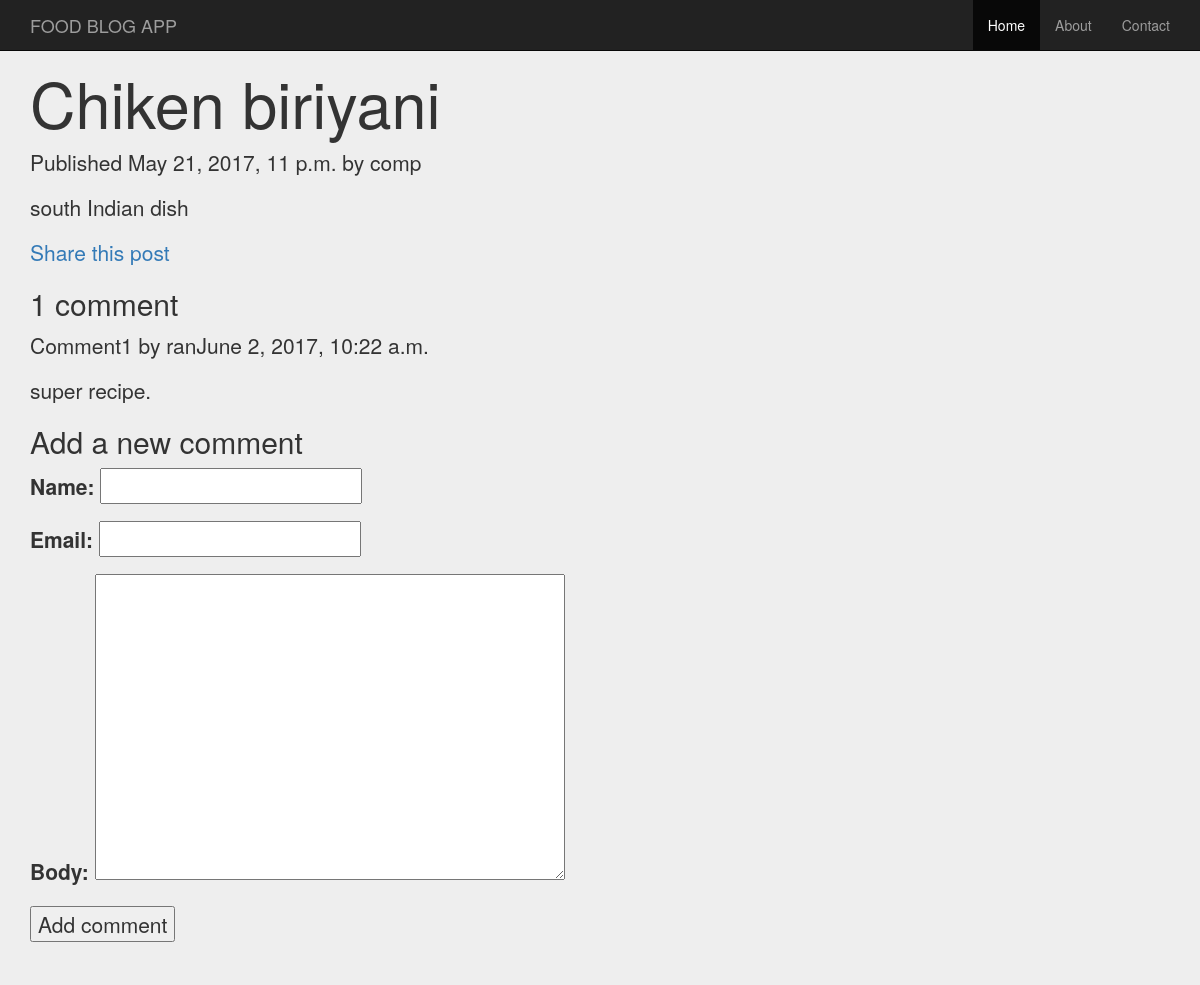
The page /foodblog/2017/05/21/chiken-biriyani/ on the database its author committed.
### foodblog/models.py (models this page shows, shortened)
class Post(models.Model):
    STATUS_CHOICES = (
    ('draft', 'Draft'),
    ('published', 'Published'),
    )
    title = models.CharField(max_length=250)
    slug = models.SlugField(max_length=250, unique_for_date='publish')
    author = models.ForeignKey(User, related_name='foodblog_posts')
    body = models.TextField()
    publish = models.DateTimeField(default=timezone.now)
    created = models.DateTimeField(auto_now_add=True)
    updated = models.DateTimeField(auto_now=True)
    status = models.CharField(max_length=10,
    choices=STATUS_CHOICES,
    default='draft')
    class Meta:
        ordering = ('-publish',)

class Comment(models.Model):
    post = models.ForeignKey(Post,related_name='comments')
    name=models.CharField(max_length=80)
    email=models.EmailField()
    body=models.TextField()
    created=models.DateTimeField(auto_now_add=True)
    updated=models.DateTimeField(auto_now=True)
    active=models.BooleanField(default=True)
    class Meta:
        ordering=('created',)

### foodblog/views.py (the view)
def post_detail(request,year,month,day,post):
	post=get_object_or_404(Post,slug=post,
		status='published',
		publish__year=year,
		publish__month=month,
		publish__day=day)
	comments=post.comments.filter(active=True)
	if request.method == 'POST':
		comment_form=CommentForm(data=request.POST)
		if comment_form.is_valid():
			new_comment=comment_form.save(commit=False)
			new_comment.post=post
			new_comment.save()
	else:
		comment_form=CommentForm()
	return render(request,'foodblog/post/detail.html',
		{'post':post,
		'comments':comments,
		'comment_form':comment_form})

### foodblog/forms.py
class CommentForm(forms.ModelForm):
	class Meta:
		model=Comment
		fields=('name','email','body')

### foodblog/templates/foodblog/post/detail.html (shortened to what this page needs)
{% extends "foodblog/base.html" %}
{% block content %}
	<h1>{{ post.title }}</h1>
	<p class="date">
		Published {{ post.publish }} by {{ post.author }}
	</p>
	{{ post.body|linebreaks }}
	<p>
		<a href="{% url 'foodblog:post_share' post.id %}">
				Share this post
		</a>
	</p>
{% with comments.count as total_comments %}
	<h2>
		{{total_comments}} comment{{total_comments|pluralize}}
	</h2>
{% endwith %}
{% for comment in comments %}
	<div class= "comment">
		<p class="info">
			Comment{{forloop.counter}} by {{comment.name}}{{comment.created}}
		</p>
		{{comment.body|linebreaks}}
	</div>
	{% empty %}
	<p>There are no comments yet.</p>
{% endfor %}
{% if new_comment %}
	<h2>Your comment has been added.</h2>
{% else %}
	<h2>Add a new comment</h2>
	<form action="."method="post">
		{{comment_form.as_p}}
		<p><input type="submit" value="Add comment"></p>
	</form>
{% endif %}
{% endblock %}

### rows shown on the page
Post: title "Chiken biriyani", publish "May 21, 2017, 11 p.m.", author "comp", body "south Indian dish"
Comment: name "ran", created "June 2, 2017, 10:22 a.m.", body "super recipe."

### other values the page prints
{{ total_comments }} "1"
